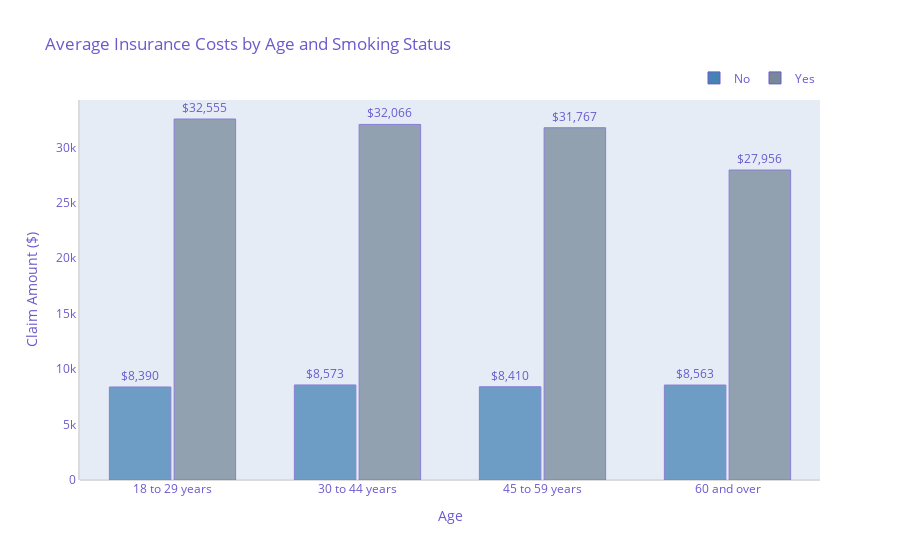

Write notebook code for a chart like this one.
### Code cell
plot_df = health_ins.copy()
plot_df["Age_Group"]=['18 to 29 years' if i<30 else '30 to 44 years' if (i>=30)&(i<45) else 
                      '45 to 59 years' if (i>=45)&(i<60) else '60 and over' for i in health_ins['age']]
plot_df = plot_df.groupby(['Age_Group','smoker'])['claim'].mean()
plot_df = plot_df.rename('claim').reset_index().sort_values('smoker', ascending=True)
fig = px.bar(plot_df, x='Age_Group', y='claim', color='smoker', height=500, text='claim', 
             opacity=0.75, barmode='group', color_discrete_sequence=['#4682B4','#778899'],
             title="Average Insurance Costs by Age and Smoking Status")
fig.update_traces(texttemplate='$%{text:,.0f}', textposition='outside', 
                  marker_line=dict(width=1, color='#6A5ACD'))
fig.update_layout(font_color="#6A5ACD",bargroupgap=0.05, bargap=0.3, 
                  legend=dict(orientation="h", yanchor="bottom", y=1.02, xanchor="right", x=1, title=""),
                  xaxis=dict(title='Age',showgrid=False), 
                  yaxis=dict(title='Claim Amount ($)', showgrid=False,zerolinecolor='#DBDBDB',
                             showline=True, linecolor='#DBDBDB', linewidth=2))
fig.show()

### Figure 1 — Plotly figure (JSON) as saved in the notebook; plotly's stock layout.template omitted (floating-point values rounded to 4 significant figures)
{"data": [{"alignmentgroup": "True", "hovertemplate": "smoker=No<br>Age_Group=%{x}<br>claim=%{text}<extra></extra>", "legendgroup": "No", "marker": {"color": "#4682B4", "line": {"color": "#6A5ACD", "width": 1}, "opacity": 0.75, "pattern": {"shape": ""}}, "name": "No", "offsetgroup": "No", "orientation": "v", "showlegend": true, "text": [8390.0, 8573.0, 8410.0, 8563.0], "textposition": "outside", "texttemplate": "$%{text:,.0f}", "type": "bar", "x": ["18 to 29 years", "30 to 44 years", "45 to 59 years", "60 and over"], "xaxis": "x", "y": [8390.0, 8573.0, 8410.0, 8563.0], "yaxis": "y"}, {"alignmentgroup": "True", "hovertemplate": "smoker=Yes<br>Age_Group=%{x}<br>claim=%{text}<extra></extra>", "legendgroup": "Yes", "marker": {"color": "#778899", "line": {"color": "#6A5ACD", "width": 1}, "opacity": 0.75, "pattern": {"shape": ""}}, "name": "Yes", "offsetgroup": "Yes", "orientation": "v", "showlegend": true, "text": [32560.0, 32070.0, 31770.0, 27960.0], "textposition": "outside", "texttemplate": "$%{text:,.0f}", "type": "bar", "x": ["18 to 29 years", "30 to 44 years", "45 to 59 years", "60 and over"], "xaxis": "x", "y": [32560.0, 32070.0, 31770.0, 27960.0], "yaxis": "y"}], "layout": {"autosize": true, "bargap": 0.3, "bargroupgap": 0.05, "barmode": "group", "font": {"color": "#6A5ACD"}, "legend": {"orientation": "h", "title": {"text": ""}, "tracegroupgap": 0, "x": 1, "xanchor": "right", "y": 1.02, "yanchor": "bottom"}, "title": {"text": "Average Insurance Costs by Age and Smoking Status"}, "xaxis": {"anchor": "y", "autorange": true, "domain": [0, 1], "range": [-0.5, 3.5], "showgrid": false, "title": {"text": "Age"}, "type": "category"}, "yaxis": {"anchor": "x", "autorange": true, "domain": [0, 1], "linecolor": "#DBDBDB", "linewidth": 2, "range": [0, 34270.0], "showgrid": false, "showline": true, "title": {"text": "Claim Amount ($)"}, "type": "linear", "zerolinecolor": "#DBDBDB"}}}
